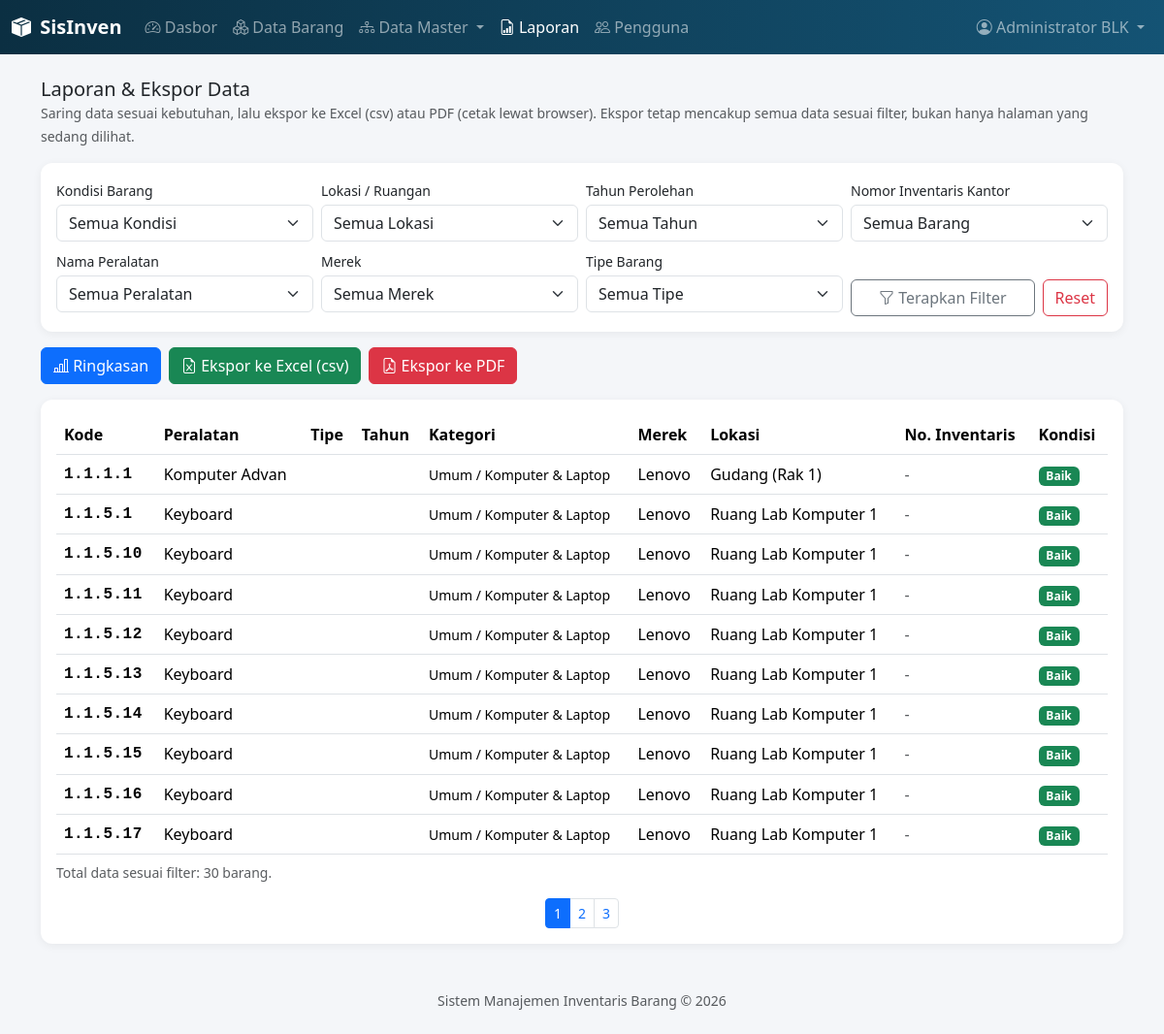
The page /laporan/index.php (signed in) on the database as committed earlier.
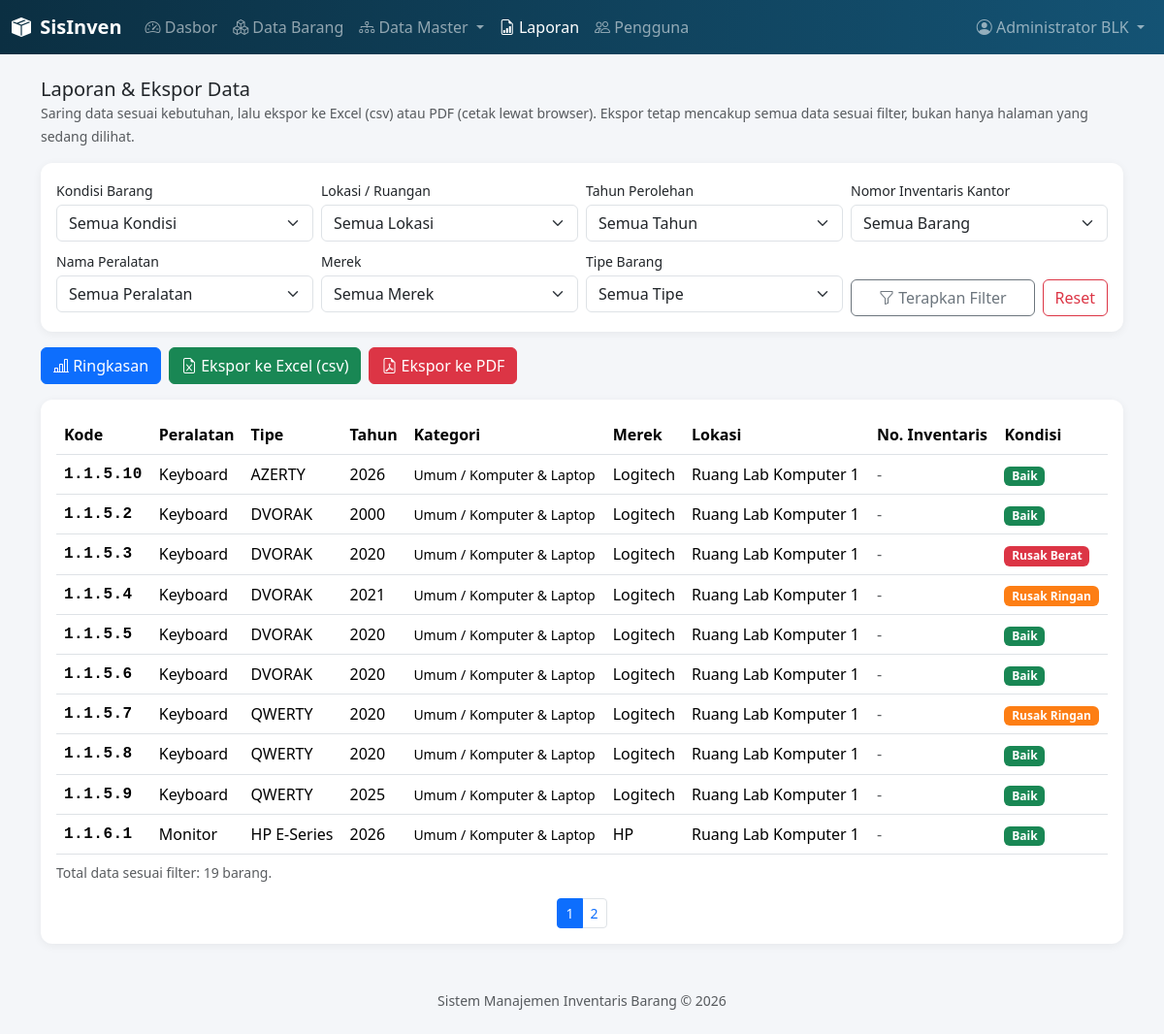
The same page on the database as committed later.
### tables this page shows
CREATE TABLE `barang` (
  `id` int(11) NOT NULL,
  `kode_barang` varchar(50) NOT NULL,
  `kategori_id` int(11) NOT NULL,
  `subkategori_id` int(11) NOT NULL,
  `merek_id` int(11) NOT NULL,
  `lokasi_id` int(11) NOT NULL,
  `nama_peralatan_id` int(11) NOT NULL,
  `tipe_barang` varchar(100) NOT NULL,
  `tahun_perolehan` year(4) NOT NULL,
  `foto_peralatan` varchar(255) DEFAULT NULL,
  `nomor_urut` int(11) NOT NULL,
  `spesifikasi` text NOT NULL,
  `nomor_inventaris_kantor` varchar(100) DEFAULT NULL,
  `kondisi_id` int(11) NOT NULL,
  `user_last_edit` varchar(100) NOT NULL,
  `timestamp_last_edit` datetime NOT NULL,
  `created_at` datetime DEFAULT current_timestamp()
);

CREATE TABLE `nama_peralatan` (
  `id` int(11) NOT NULL,
  `kode_peralatan` int(11) NOT NULL,
  `nama_peralatan` varchar(100) NOT NULL,
  `created_at` datetime DEFAULT current_timestamp()
);

CREATE TABLE `kategori` (
  `id` int(11) NOT NULL,
  `kode_kategori` int(11) NOT NULL,
  `nama_kategori` varchar(100) NOT NULL,
  `created_at` datetime DEFAULT current_timestamp()
);

CREATE TABLE `subkategori` (
  `id` int(11) NOT NULL,
  `kategori_id` int(11) NOT NULL,
  `kode_subkategori` int(11) NOT NULL,
  `nama_subkategori` varchar(100) NOT NULL,
  `created_at` datetime DEFAULT current_timestamp()
);

CREATE TABLE `merek` (
  `id` int(11) NOT NULL,
  `nama_merek` varchar(100) NOT NULL,
  `created_at` datetime DEFAULT current_timestamp()
);

CREATE TABLE `lokasi` (
  `id` int(11) NOT NULL,
  `nama_ruangan` varchar(100) NOT NULL,
  `created_at` datetime DEFAULT current_timestamp()
);

CREATE TABLE `kondisi_barang` (
  `id` int(11) NOT NULL,
  `nama_kondisi` varchar(50) NOT NULL,
  `kode_warna` varchar(7) NOT NULL DEFAULT '#6c757d',
  `created_at` datetime DEFAULT current_timestamp()
);

### laporan/index.php (the view, shortened to what the changed rows need)
<?php
require_once __DIR__ . '/../includes/functions.php';
$pdo = getKoneksi();
$kondisi        = $_GET['kondisi'] ?? '';
$statusAset     = $_GET['status_aset'] ?? '';
$tipeBarang     = $_GET['tipe'] ?? '';
$tahunPerolehan = $_GET['tahun'] ?? '';
$peralatanId    = $_GET['peralatan'] ?? '';
$merekId        = $_GET['merek'] ?? '';
$lokasiId       = $_GET['lokasi'] ?? '';
$halaman        = max(1, (int) ($_GET['halaman'] ?? 1));
$perHalaman     = 10;
$data      = ambilDataLaporan($pdo, $kondisi, $statusAset, $tipeBarang, $tahunPerolehan, $peralatanId, $merekId, $lokasiId, $halaman, $perHalaman);
$totalData = hitungDataLaporan($pdo, $kondisi, $statusAset, $tipeBarang, $tahunPerolehan, $peralatanId, $merekId, $lokasiId);
require_once __DIR__ . '/../includes/header.php';
?>
<div class="card p-3">
  <div class="table-responsive">
    <table class="table table-hover align-middle mb-0">
      <thead>
        <tr>
          <th>Kode</th>
          <th>Peralatan</th>
          <th>Tipe</th>
          <th>Tahun</th>
          <th>Kategori</th>
          <th>Merek</th>
          <th>Lokasi</th>
          <th>No. Inventaris</th>
          <th>Kondisi</th>
        </tr>
      </thead>
      <tbody>
        <?php foreach ($data as $row): ?>
          <tr>
            <td class="kode-barang"><?= amankan($row['kode_barang']) ?></td>
            <td><?= amankan($row['nama_peralatan']) ?></td>
            <td><?= amankan($row['tipe_barang']) ?></td>
            <td><?= amankan($row['tahun_perolehan']) ?></td>
            <td><small><?= amankan($row['nama_kategori']) ?> / <?= amankan($row['nama_subkategori']) ?></small></td>
            <td><?= amankan($row['nama_merek']) ?></td>
            <td><?= amankan($row['nama_ruangan']) ?></td>
            <td>
              <?= $row['nomor_inventaris_kantor']
                    ? amankan($row['nomor_inventaris_kantor'])
                    : '<span class="text-muted">-</span>' ?>
            </td>
            <td>
              <span class="badge" style="background-color: <?= amankan($row['kode_warna']) ?>">
                <?= amankan($row['kondisi']) ?>
              </span>
            </td>
          </tr>
        <?php endforeach; ?>
      </tbody>
    </table>
  </div>
  <p class="text-muted small mt-2 mb-0">Total data sesuai filter: <?= $totalData ?> barang.</p>
  <?php renderPaginasi($halaman, $totalData, $perHalaman, [
      'kondisi'     => $kondisi,
      'status_aset' => $statusAset,
      'tipe'        => $tipeBarang,
      'tahun'       => $tahunPerolehan,
      'peralatan'   => $peralatanId,
      'merek'       => $merekId,
      'lokasi'      => $lokasiId,
  ]); ?>
</div>
<?php require_once __DIR__ . '/../includes/footer.php'; ?>

### includes/functions.php (shortened to what the changed rows need)
<?php
function amankan($teks) {
    return htmlspecialchars($teks ?? '', ENT_QUOTES, 'UTF-8');
}
function ambilDataLaporan($pdo, $kondisiId = '', $statusAset = '', $tipeBarang = '', $tahunPerolehan = '', $peralatanId = '', $merekId = '', $lokasiId = '', $halaman = null, $perHalaman = 10) {
    $sql = 'SELECT b.kode_barang, np.nama_peralatan, b.tipe_barang, b.tahun_perolehan,
                   k.nama_kategori, s.nama_subkategori, m.nama_merek,
                   l.nama_ruangan, b.spesifikasi, b.nomor_inventaris_kantor,
                   kb.nama_kondisi AS kondisi, kb.kode_warna,
                   b.user_last_edit, b.timestamp_last_edit
            FROM barang b
            JOIN kategori k ON k.id = b.kategori_id
            JOIN subkategori s ON s.id = b.subkategori_id
            JOIN merek m ON m.id = b.merek_id
            JOIN lokasi l ON l.id = b.lokasi_id
            JOIN nama_peralatan np ON np.id = b.nama_peralatan_id
            JOIN kondisi_barang kb ON kb.id = b.kondisi_id
            WHERE 1=1';
    $params = [];
    $sql .= ' ORDER BY b.kode_barang';
    if ($halaman !== null) {
        $sql .= ' LIMIT ' . (int) $perHalaman . ' OFFSET ' . (int) (($halaman - 1) * $perHalaman);
    }
    $stmt = $pdo->prepare($sql);
    $stmt->execute($params);
    return $stmt->fetchAll();
}
function hitungDataLaporan($pdo, $kondisiId = '', $statusAset = '', $tipeBarang = '', $tahunPerolehan = '', $peralatanId = '', $merekId = '', $lokasiId = '') {
    $sql = 'SELECT COUNT(*) FROM barang b WHERE 1=1';
    $params = [];
    $stmt = $pdo->prepare($sql);
    $stmt->execute($params);
    return (int) $stmt->fetchColumn();
}
function renderPaginasi($halamanSekarang, $totalData, $perHalaman, $paramsLain = []) {
    $totalHalaman = (int) ceil($totalData / $perHalaman);
    $paramsLain = array_filter($paramsLain, fn($v) => $v !== '');
    echo '<nav class="mt-3"><ul class="pagination pagination-sm justify-content-center mb-0">';
    for ($i = 1; $i <= $totalHalaman; $i++) {
        $query = http_build_query(array_merge($paramsLain, ['halaman' => $i]));
        $aktif = $i === $halamanSekarang ? ' active' : '';
        echo "<li class=\"page-item{$aktif}\"><a class=\"page-link\" href=\"?{$query}\">{$i}</a></li>";
    }
    echo '</ul></nav>';
}

Rows that differ between the two databases and show on the page:
removed barang: kode_barang "1.1.1.1", nama_peralatan.nama_peralatan "Komputer Advan", kategori.nama_kategori "Umum", subkategori.nama_subkategori "Komputer & Laptop", merek.nama_merek "Lenovo", lokasi.nama_ruangan "Gudang (Rak 1)", kondisi.nama_kondisi "Baik"
removed barang: kode_barang "1.1.5.1", nama_peralatan.nama_peralatan "Keyboard", kategori.nama_kategori "Umum", subkategori.nama_subkategori "Komputer & Laptop", merek.nama_merek "Lenovo", lokasi.nama_ruangan "Ruang Lab Komputer 1", kondisi.nama_kondisi "Baik"
removed barang: kode_barang "1.1.5.10", nama_peralatan.nama_peralatan "Keyboard", kategori.nama_kategori "Umum", subkategori.nama_subkategori "Komputer & Laptop", merek.nama_merek "Lenovo", lokasi.nama_ruangan "Ruang Lab Komputer 1", kondisi.nama_kondisi "Baik"
removed barang: kode_barang "1.1.5.11", nama_peralatan.nama_peralatan "Keyboard", kategori.nama_kategori "Umum", subkategori.nama_subkategori "Komputer & Laptop", merek.nama_merek "Lenovo", lokasi.nama_ruangan "Ruang Lab Komputer 1", kondisi.nama_kondisi "Baik"
removed barang: kode_barang "1.1.5.12", nama_peralatan.nama_peralatan "Keyboard", kategori.nama_kategori "Umum", subkategori.nama_subkategori "Komputer & Laptop", merek.nama_merek "Lenovo", lokasi.nama_ruangan "Ruang Lab Komputer 1", kondisi.nama_kondisi "Baik"
removed barang: kode_barang "1.1.5.13", nama_peralatan.nama_peralatan "Keyboard", kategori.nama_kategori "Umum", subkategori.nama_subkategori "Komputer & Laptop", merek.nama_merek "Lenovo", lokasi.nama_ruangan "Ruang Lab Komputer 1", kondisi.nama_kondisi "Baik"
removed barang: kode_barang "1.1.5.14", nama_peralatan.nama_peralatan "Keyboard", kategori.nama_kategori "Umum", subkategori.nama_subkategori "Komputer & Laptop", merek.nama_merek "Lenovo", lokasi.nama_ruangan "Ruang Lab Komputer 1", kondisi.nama_kondisi "Baik"
removed barang: kode_barang "1.1.5.15", nama_peralatan.nama_peralatan "Keyboard", kategori.nama_kategori "Umum", subkategori.nama_subkategori "Komputer & Laptop", merek.nama_merek "Lenovo", lokasi.nama_ruangan "Ruang Lab Komputer 1", kondisi.nama_kondisi "Baik"
removed barang: kode_barang "1.1.5.16", nama_peralatan.nama_peralatan "Keyboard", kategori.nama_kategori "Umum", subkategori.nama_subkategori "Komputer & Laptop", merek.nama_merek "Lenovo", lokasi.nama_ruangan "Ruang Lab Komputer 1", kondisi.nama_kondisi "Baik"
removed barang: kode_barang "1.1.5.17", nama_peralatan.nama_peralatan "Keyboard", kategori.nama_kategori "Umum", subkategori.nama_subkategori "Komputer & Laptop", merek.nama_merek "Lenovo", lokasi.nama_ruangan "Ruang Lab Komputer 1", kondisi.nama_kondisi "Baik"
added barang: kode_barang "1.1.5.10", nama_peralatan.nama_peralatan "Keyboard", tipe_barang "AZERTY", tahun_perolehan "2026", kategori.nama_kategori "Umum", subkategori.nama_subkategori "Komputer & Laptop", merek.nama_merek "Logitech", lokasi.nama_ruangan "Ruang Lab Komputer 1", kondisi.nama_kondisi "Baik"
added barang: kode_barang "1.1.5.2", nama_peralatan.nama_peralatan "Keyboard", tipe_barang "DVORAK", tahun_perolehan "2000", kategori.nama_kategori "Umum", subkategori.nama_subkategori "Komputer & Laptop", merek.nama_merek "Logitech", lokasi.nama_ruangan "Ruang Lab Komputer 1", kondisi.nama_kondisi "Baik"
added barang: kode_barang "1.1.5.3", nama_peralatan.nama_peralatan "Keyboard", tipe_barang "DVORAK", tahun_perolehan "2020", kategori.nama_kategori "Umum", subkategori.nama_subkategori "Komputer & Laptop", merek.nama_merek "Logitech", lokasi.nama_ruangan "Ruang Lab Komputer 1", kondisi.nama_kondisi "Rusak Berat"
added barang: kode_barang "1.1.5.4", nama_peralatan.nama_peralatan "Keyboard", tipe_barang "DVORAK", tahun_perolehan "2021", kategori.nama_kategori "Umum", subkategori.nama_subkategori "Komputer & Laptop", merek.nama_merek "Logitech", lokasi.nama_ruangan "Ruang Lab Komputer 1", kondisi.nama_kondisi "Rusak Ringan"
added barang: kode_barang "1.1.5.5", nama_peralatan.nama_peralatan "Keyboard", tipe_barang "DVORAK", tahun_perolehan "2020", kategori.nama_kategori "Umum", subkategori.nama_subkategori "Komputer & Laptop", merek.nama_merek "Logitech", lokasi.nama_ruangan "Ruang Lab Komputer 1", kondisi.nama_kondisi "Baik"
added barang: kode_barang "1.1.5.6", nama_peralatan.nama_peralatan "Keyboard", tipe_barang "DVORAK", tahun_perolehan "2020", kategori.nama_kategori "Umum", subkategori.nama_subkategori "Komputer & Laptop", merek.nama_merek "Logitech", lokasi.nama_ruangan "Ruang Lab Komputer 1", kondisi.nama_kondisi "Baik"
added barang: kode_barang "1.1.5.7", nama_peralatan.nama_peralatan "Keyboard", tipe_barang "QWERTY", tahun_perolehan "2020", kategori.nama_kategori "Umum", subkategori.nama_subkategori "Komputer & Laptop", merek.nama_merek "Logitech", lokasi.nama_ruangan "Ruang Lab Komputer 1", kondisi.nama_kondisi "Rusak Ringan"
added barang: kode_barang "1.1.5.8", nama_peralatan.nama_peralatan "Keyboard", tipe_barang "QWERTY", tahun_perolehan "2020", kategori.nama_kategori "Umum", subkategori.nama_subkategori "Komputer & Laptop", merek.nama_merek "Logitech", lokasi.nama_ruangan "Ruang Lab Komputer 1", kondisi.nama_kondisi "Baik"
added barang: kode_barang "1.1.5.9", nama_peralatan.nama_peralatan "Keyboard", tipe_barang "QWERTY", tahun_perolehan "2025", kategori.nama_kategori "Umum", subkategori.nama_subkategori "Komputer & Laptop", merek.nama_merek "Logitech", lokasi.nama_ruangan "Ruang Lab Komputer 1", kondisi.nama_kondisi "Baik"
added barang: kode_barang "1.1.6.1", nama_peralatan.nama_peralatan "Monitor", tipe_barang "HP E-Series", tahun_perolehan "2026", kategori.nama_kategori "Umum", subkategori.nama_subkategori "Komputer & Laptop", merek.nama_merek "HP", lokasi.nama_ruangan "Ruang Lab Komputer 1", kondisi.nama_kondisi "Baik"
Other text that changed with them:
$totalData: "30" → "19"
list line gone: "3"
